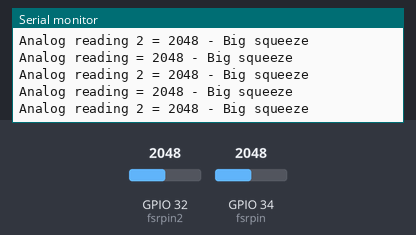
Recording of a sketch running on a simulated ESP32. On the bench: the last lines printed to the serial monitor. The inputs (shaded band) are chosen by the test bench; at power-on: GPIO 32 (fsrpin2) = 2048, GPIO 34 (fsrpin) = 2048.

Above: at 2.9 s.
3.0 s: GPIO 32 (fsrpin2) set to 11
At 3.4 s:
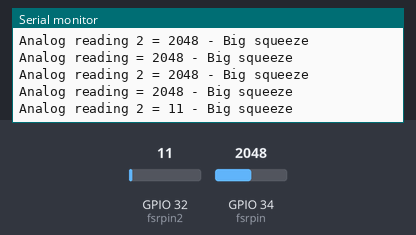
4.5 s: GPIO 32 (fsrpin2) set to 8
At 4.9 s:
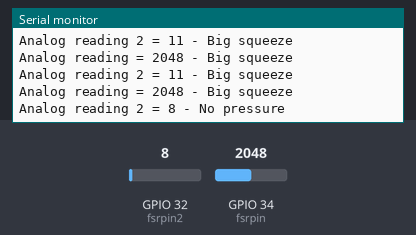
10.5 s: GPIO 34 (fsrpin) set to 209
At 10.9 s:
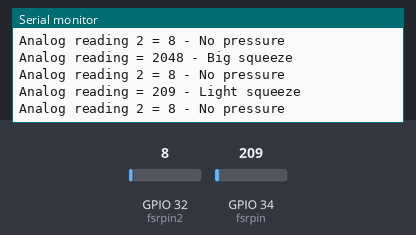
12.0 s: GPIO 34 (fsrpin) set to 180
At 12.4 s:
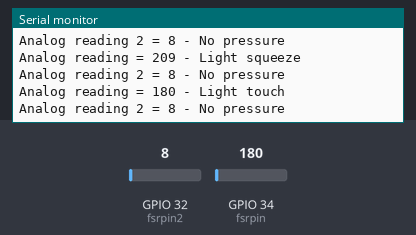

The sketch:

FSR.ino
```cpp
/* Simple example code for Force Sensitive Resistor (FSR) with Arduino. More info: https://www.makerguides.com */

// Define FSR pin:
#define fsrpin 34
#define fsrpin2 32

//Define variable to store sensor readings:
int fsrreading; //Variable to store FSR value
int fsrreading2; //Variable to store FSR value

void setup() {
  // Begin serial communication at a baud rate of 9600:
  Serial.begin(115200);
}

void loop() {
  // Read the FSR pin and store the output as fsrreading:
  fsrreading = analogRead(fsrpin);
  fsrreading2 = analogRead(fsrpin2);
  // Print the fsrreading in the serial monitor:
  // Print the string "Analog reading = ".
  Serial.print("Analog reading = ");
  // Print the fsrreading:
  Serial.print(fsrreading);

  // We can set some threshholds to display how much pressure is roughly applied:
  if (fsrreading < 10) {
    Serial.println(" - No pressure");
  } else if (fsrreading < 200) {
    Serial.println(" - Light touch");
  } else if (fsrreading < 500) {
    Serial.println(" - Light squeeze");
  } else if (fsrreading < 800) {
    Serial.println(" - Medium squeeze");
  } else {
    Serial.println(" - Big squeeze");
  }
// Print the string "Analog reading = ".
  Serial.print("Analog reading 2 = ");
  // Print the fsrreading:
  Serial.print(fsrreading2);

  // We can set some threshholds to display how much pressure is roughly applied:
  if (fsrreading2 < 10) {
    Serial.println(" - No pressure");
  } else if (fsrreading < 200) {
    Serial.println(" - Light touch");
  } else if (fsrreading < 500) {
    Serial.println(" - Light squeeze");
  } else if (fsrreading < 800) {
    Serial.println(" - Medium squeeze");
  } else {
    Serial.println(" - Big squeeze");
  }
  delay(500); //Delay 500 ms.
}
```

Measured:
- the behaviour switches between 10 and 9 on GPIO 32 (fsrpin2) (found by bisection; images 1 and 2)
- after the input at 3.0 s, the serial monitor: prints a new line at once (image 1)
- after the input at 4.5 s, the serial monitor: prints a new line at once (image 2)
- after the input at 10.5 s, the serial monitor: prints a new line at once (image 3)
- after the input at 12.0 s, the serial monitor: prints a new line at once (image 4)
